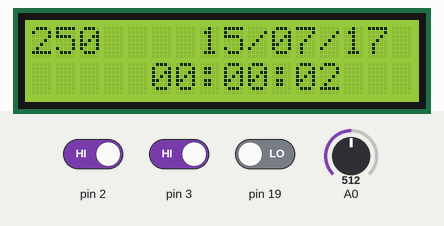
A sketch run on a simulated Arduino Uno, built with avr-gcc and run on an emulated ATmega328P. On the bench: 16×2 character LCD. The inputs (shaded band) are chosen by the test bench; at power-on: pin 3 HIGH, pin 19 LOW, pin 2 HIGH, A0 = 512. What the sketch prints to the serial monitor is not drawn.

Above: at 2.8 s.
2.9 s: pin 3 driven LOW
At 3.9 s:
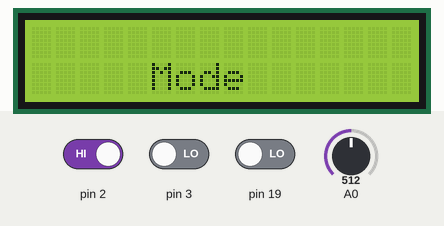
4.4 s: pin 19 driven HIGH
At 5.0 s:
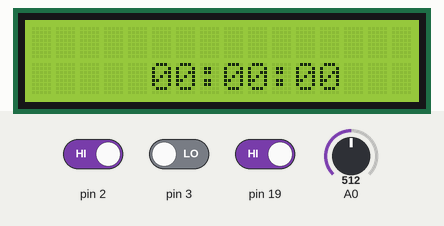
5.9 s: pin 2 driven LOW
At 6.8 s:
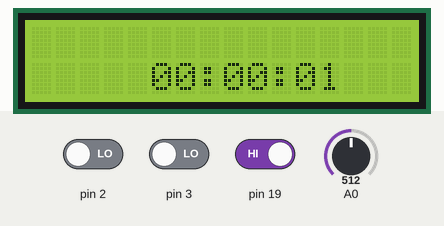
Timing chart, 0 to 8.9 s (numbered marks = the images above; inputs shaded):
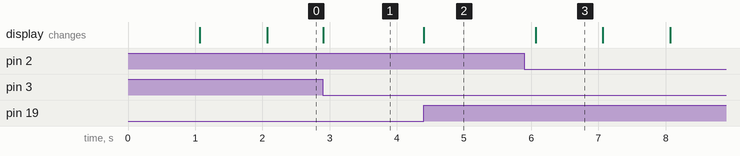

Measured:
- after the input at 2.9 s, the display: changes at once (image 1)
- after the input at 4.4 s, the display: changes at once (image 2)
- after the input at 5.9 s, the display: changes after 0.17 s (image 3)
- what the display in image 3 shows lasts 1.0 s, from 6.1 s to 7.1 s

The sketch:

Embedded_Watch.ino
```cpp
#include<avr/io.h>
#include<stdlib.h>
#include<avr/interrupt.h>
#include<util/delay.h>
#include<LiquidCrystal.h>

LiquidCrystal lcd (13,12,7,6,5,4);

unsigned long timer=0;
unsigned long sec=0;
unsigned long mint =0;
unsigned long hour = 0;
unsigned long snd = 0;
unsigned long stopwatchtimer=0;


 int mode = 0;
 int mincrement = 0;
 int select = 0;
 int stopwatch =0;
 int ah=-2;
 int am = -2;
 int stopwatchmode =0 ;
 int timermode = 0;
 int alarmmode=0;
 int ssr=0;
 int start = 0;
 int alarmscroll = 0;
 int salarm = 0;
 int sah=0;
 int sam = 0;
 int tah=0;
 int tam=0;
 int talarm=0;
 int alm=0;

void timer_initialize()
{
  TCCR1B |= (1<<CS12)|(1<<CS10)|(1<<WGM12);
  TIMSK1 |= (1<<OCIE1A);
  OCR1A = 15625;
  TCNT1 = 0;
   mode = 0;
   mincrement = 0;
   select =0;
   stopwatch = 0;
}
void pwm()
{
  TCCR2A |=(1<<WGM20)|(1<<COM2A1)|(1<<WGM21);
  TCCR2B |=(1<<CS20);
  OCR2A = 0;
}


unsigned int a=0;
void InitADC()
 { ADMUX=(1<<REFS0);
 ADCSRA=(1<<ADEN)|(1<<ADPS2)|(1<<ADPS1)|(1<<ADPS0);
 Serial.begin(9600);
}
unsigned int ReadADC(byte ch)
{ ch=ch&0b00000111;
ADMUX|=ch;
ADCSRA|=(1<<ADSC);
while(!(ADCSRA & (1<<ADIF)));
ADCSRA|=(1<<ADIF); return (ADC);
}
void intr()
{
  EICRA |= (1<<ISC11)|(1<<ISC01);
  EIMSK |= (1<<INT0)|(1<<INT1);
  PCICR |= (1<<PCIE1);
  PCMSK1 |= (1<<PCINT13);

  sei();
}
ISR (TIMER1_COMPA_vect)
{
  timer++;
  sec=timer;
   snd = sec%60;
   mint = sec/60;
   hour = mint/60;
   mint = mint%60;
   hour = hour%60;
   if(salarm==2)
   if(hour == sah)
   if(mint== sam)
   {TIMSK1 |= (0<<OCIE1A);
   DDRB|=(1<<PB3);
   lcd.clear();
   lcd.setCursor(5,1);
   lcd.print("Alarm!!!");
   for(int j = 0;j<6;j++)
   {for(int i =0; i<255;i = i+5)

        {OCR2A = i;
        _delay_ms(100);
        }

        for(int i =255; i>=0;i = i-5)

        {OCR2A = i;
        _delay_ms(100);
        }
   }
   timer+=60;
   TIMSK1 |= (1<<OCIE1A);
   DDRB &= ~(1<<PB3);
   PORTB &= ~(1<<PB3);
   }


    if(mode==0)
    {
      stopwatchmode =0;
      alarmmode= 0;
      start = 0;
      stopwatch = 0;
      timermode = 0;
      alarmscroll = 0;
      ah = -2;
      am = -2;
      lcd.clear();
   a= ReadADC(0);

   a=(5.0 * a * 100.0) / 1024;

   lcd.setCursor(0,0);
   lcd.print(a);
   lcd.setCursor(7,0);
   lcd.print("15/07/17");
   lcd.setCursor(5,1);

   if(hour<10)
   {
    lcd.print("0");
    lcd.print(hour);
   }
   else
   {
    lcd.print(hour);
   }
   lcd.print(":");
   if(mint<10)
   {
    lcd.print("0");
    lcd.print(mint);
   }
   else
   {
    lcd.print(mint);
   }
   lcd.print(":");
   if(snd<10)
   {
    lcd.print("0");
    lcd.print(snd);
   }
   else
   {
    lcd.print(snd);
   }
  }
  if(mode == 1 & mincrement == 0 & stopwatchmode == 1 & stopwatch ==1)
  {
    stopwatchtimer++;
     lcd.clear();
   lcd.setCursor(5,1);
   snd = stopwatchtimer%60;
   mint = stopwatchtimer/60;
   hour = mint/60;
   if(hour<10)
   {
    lcd.print("0");
    lcd.print(hour);
   }
   else
   {
    lcd.print(hour);
   }
   lcd.print(":");
   if(mint<10)
   {
    lcd.print("0");
    lcd.print(mint);
   }
   else
   {
    lcd.print(mint);
   }
   lcd.print(":");
   if(snd<10)
   {
    lcd.print("0");
    lcd.print(snd);
   }
   else
   {
    lcd.print(snd);
   }
  }

}

ISR(INT1_vect)
{
  mode++;
  Serial.println(mode);
  if(mode==1)
  {
    lcd.clear();
    lcd.setCursor(5,1);
    lcd.print("Mode");
    mincrement =0;
  }
  if(mode>=2)
  mode=0;
}
ISR(INT0_vect)
{
  if(mode == 1 & stopwatchmode==0 & alarmmode==0 & timermode ==0 )
  {
    mincrement++;
    if(mincrement==1)
    {
      lcd.clear();
    lcd.setCursor(5,1);
    lcd.print("Mode");
    }
    if(mincrement == 2)
    {
       lcd.clear();
    lcd.setCursor(0,1);
    lcd.print("Alarm & Reset");

    }
    if(mincrement == 3)
    {
       lcd.clear();
    lcd.setCursor(5,1);
    lcd.print("Stopwatch");
    mincrement =0;
    stopwatchmode =0;
    }
  }
  if(mode==1 & stopwatchmode ==1)
  {
    start++;
    if(start ==1)
    {
      stopwatch=1;
    }
    if(start==2)
    {
      stopwatch = 0;
      start =0;
    }
  }
  if(alarmmode == 1 & mode ==1)
  {
    alarmscroll++;
    if(alarmscroll==1)
    {
      lcd.clear();
      lcd.setCursor(2,0);
      lcd.print("Set Hour");

    }
    if(alarmscroll==2)
    {
      lcd.clear();
      lcd.setCursor(2,0);
      lcd.print("Set Min");

    }
    if(alarmscroll==3)
    {
      lcd.clear();
      lcd.setCursor(2,0);
      lcd.print("Alarm Mode");

    }
    if(alarmscroll==4)
    {
      lcd.clear();
      lcd.setCursor(2,0);
      lcd.print("Reset");
    }
    if(alarmscroll >= 5)
    alarmscroll =0;
  }

}


ISR(PCINT1_vect)

{
  if(mode==1 & mincrement ==0)
  {
    stopwatchmode =1;
    lcd.clear();
    lcd.setCursor(5,1);
    lcd.print("00:00:00");
    stopwatchtimer =0;
  }

  if(mode==1 & mincrement == 2 & alarmmode == 0)
  { alarmmode = 1;

  }
  if(mode == 1 & mincrement == 2 & alarmmode == 1 & alarmscroll == 1)
  { ah++;
    lcd.clear();
    lcd.setCursor(2,0);
    lcd.print("Set Hour");
    lcd.setCursor(5,1);
    ah = ah%48;
    lcd.print(ah/2);
  }
  if(mode == 1 & mincrement ==2 & alarmmode ==1 & alarmscroll ==2)
  {
    am++;
      lcd.clear();
    lcd.setCursor(2,0);
    lcd.print("Set Min");
    lcd.setCursor(5,1);
    am = am%120;
    lcd.print(am/2);
  }
  if(mode == 1 & mincrement == 2 & alarmmode ==1 & alarmscroll == 3)
  {
    salarm++;
    if(salarm == 2)
    {

      lcd.setCursor(5,1);
      lcd.print("On ");
      sah = ah/2;
      sam = am/2;
      Serial.println(sah);
      Serial.println(sam);
      Serial.println(salarm);

    }
    if(salarm >= 3)
    {
      lcd.setCursor(5,1);
      lcd.print("Off");
      salarm=0;
    }
  }
  if(mode==1 & mincrement == 2 & alarmmode == 1 & alarmscroll == 4)
  {
    talarm++;
    if(talarm == 2)
    {
      lcd.setCursor(5,1);
      lcd.print("Confirm");
      tah = ah/2;
      tam = am/2;
      timer = tah*3600 + tam*60;
    }
    if(talarm>=3)
    {
      talarm=0;
    }
  }

}
int main()
{
  intr();
  sei();
  lcd.begin(16,2);
  lcd.clear();
  pwm();
  InitADC();
  timer_initialize();
  Serial.begin(9600);
  while(1)
  {

  }
}
```
